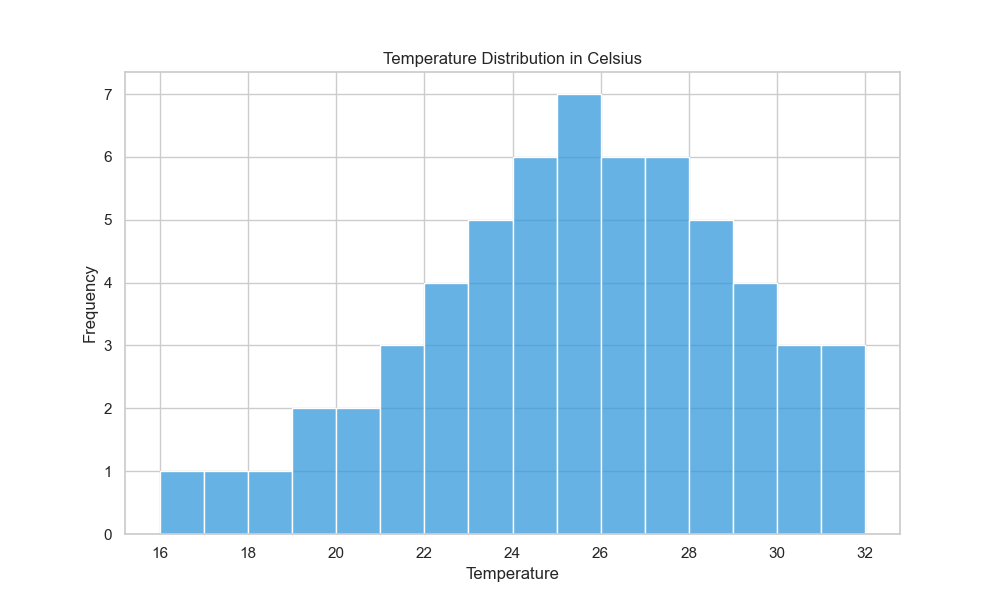

Recreate this plot in Python.

import seaborn as sns
import matplotlib.pyplot as plt

# Table data represented as a Python list for seaborn
temperature_data = [
    16, 17, 18, 19, 19, 20, 20, 21, 21, 21, 22, 22, 22, 22, 23, 23, 23,
    23, 23, 24, 24, 24, 24, 24, 24, 25, 25, 25, 25, 25, 25, 25, 26, 26,
    26, 26, 26, 26, 27, 27, 27, 27, 27, 27, 28, 28, 28, 28, 28, 29, 29,
    29, 29, 30, 30, 30, 31, 31, 32
]

# Create the histogram
plt.figure(figsize=(10, 6))  # Change the width and height of the chart
sns.histplot(temperature_data, color="#3498db", binwidth=1)  # Change color and band width

# Set titles and labels
plt.title('Temperature Distribution in Celsius')
plt.xlabel('Temperature')
plt.ylabel('Frequency')

# Display the histogram
plt.show()
